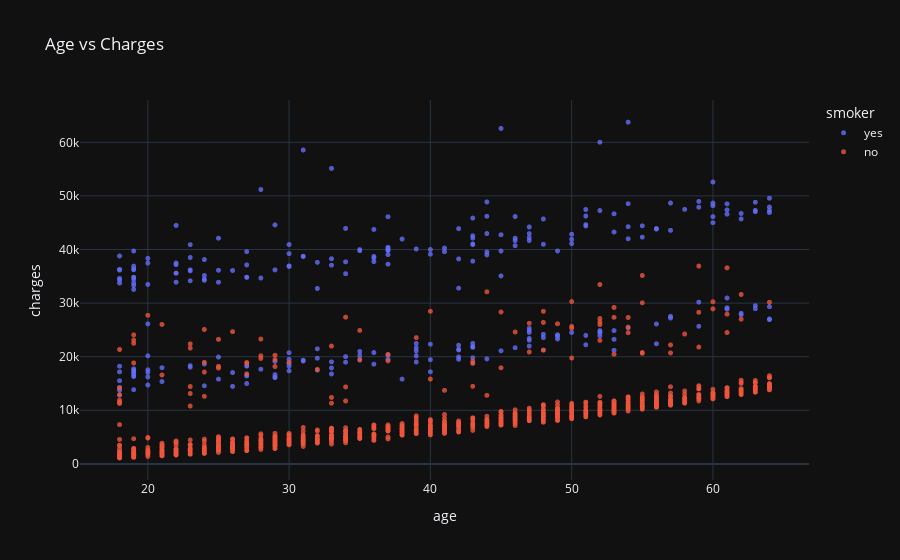

Here is the notebook cell this chart was saved with:
### Code cell
fig=px.scatter(medical_df,x='age',y='charges',color='smoker',opacity=0.8,hover_data=['sex'],title='Age vs Charges')
fig.update_traces(marker_size=5)
fig.show()

### Figure 1 — Plotly figure (JSON) as saved in the notebook; plotly's stock layout.template omitted (floating-point values rounded to 4 significant figures; data arrays with more than 128 entries replaced by an {"elided": "..."} marker saying what was removed)
{"data": [{"customdata": {"elided": "274x1 str values"}, "hovertemplate": "smoker=yes<br>age=%{x}<br>charges=%{y}<br>sex=%{customdata[0]}<extra></extra>", "legendgroup": "yes", "marker": {"color": "#636efa", "opacity": 0.8, "symbol": "circle", "size": 5}, "mode": "markers", "name": "yes", "showlegend": true, "x": {"elided": "274 int values"}, "xaxis": "x", "y": {"elided": "274 float values"}, "yaxis": "y", "type": "scattergl"}, {"customdata": {"elided": "1064x1 str values"}, "hovertemplate": "smoker=no<br>age=%{x}<br>charges=%{y}<br>sex=%{customdata[0]}<extra></extra>", "legendgroup": "no", "marker": {"color": "#EF553B", "opacity": 0.8, "symbol": "circle", "size": 5}, "mode": "markers", "name": "no", "showlegend": true, "x": {"elided": "1064 int values"}, "xaxis": "x", "y": {"elided": "1064 float values"}, "yaxis": "y", "type": "scattergl"}], "layout": {"xaxis": {"anchor": "y", "domain": [0.0, 1.0], "title": {"text": "age"}}, "yaxis": {"anchor": "x", "domain": [0.0, 1.0], "title": {"text": "charges"}}, "legend": {"title": {"text": "smoker"}, "tracegroupgap": 0}, "title": {"text": "Age vs Charges"}}}
